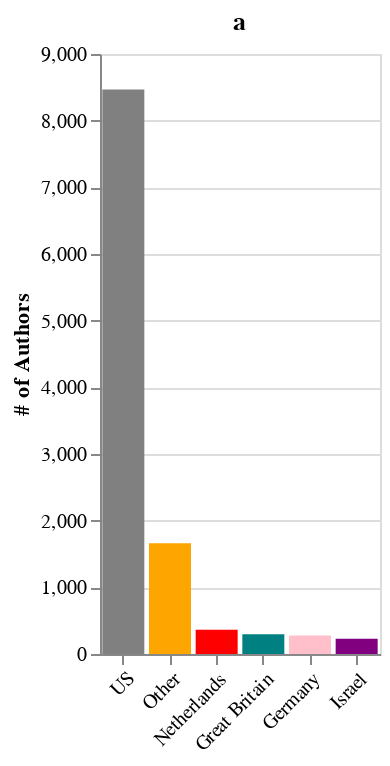

The code cell stored with this chart in its notebook:
### Code cell
country_dist_chart = alt.Chart(country_prop).mark_bar().encode(
    x = alt.X(
        'countrypred_new',
        title = None,
        sort = '-y',
        axis = alt.Axis(labelAngle = -45)
    ),
    y = alt.Y(
        'freq',
        title = '# of Authors'
    ),
    color = alt.Color(
        'countrypred_new',
        title = 'Country/Region',
        legend = None,
        scale = alt.Scale(
            domain = countries,
            range = country_colors
        )
    )
).properties(
    title = 'a',
    height=300,
    width=140
)

# .configure_axis(
#     labelFontSize=13,
#     titleFontSize=20
# ).configure_legend(
#     titleFontSize=16,
#     labelFontSize=16
# ).configure_title(
#     anchor='start',
#     fontSize=22
# )

country_dist_chart

### Figure 1 — Vega-Lite specification as saved in the notebook (floating-point values rounded to 4 significant figures)
{"config": {"view": {"continuousWidth": 300, "continuousHeight": 300}}, "data": {"name": "data-957b2a9d9a18ff8838156bdbcd2025d6"}, "mark": {"type": "bar"}, "encoding": {"color": {"field": "countrypred_new", "legend": null, "scale": {"domain": ["US", "Other", "Netherlands", "Great Britain", "Germany", "Israel"], "range": ["grey", "orange", "red", "teal", "pink", "purple"]}, "title": "Country/Region", "type": "nominal"}, "x": {"axis": {"labelAngle": -45}, "field": "countrypred_new", "sort": "-y", "title": null, "type": "nominal"}, "y": {"field": "freq", "title": "# of Authors", "type": "quantitative"}}, "height": 300, "title": "a", "width": 140, "$schema": "https://vega.github.io/schema/vega-lite/v5.15.1.json", "datasets": {"data-957b2a9d9a18ff8838156bdbcd2025d6": [{"countrypred_new": "US", "freq": 8467, "prop": 0.75}, {"countrypred_new": "Other", "freq": 1661, "prop": 0.147}, {"countrypred_new": "Netherlands", "freq": 364, "prop": 0.032}, {"countrypred_new": "Great Britain", "freq": 297, "prop": 0.026}, {"countrypred_new": "Germany", "freq": 276, "prop": 0.024}, {"countrypred_new": "Israel", "freq": 227, "prop": 0.02}]}}
